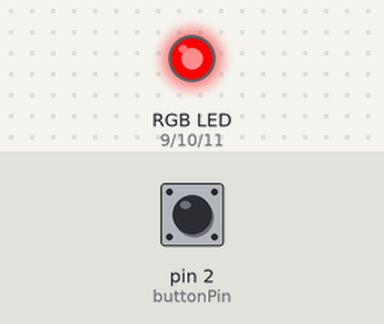
The sketch below on a simulated Arduino Uno, built with avr-gcc and run on an emulated ATmega328P. On the bench: an RGB LED mixed from three pins (HIGH = lit). The inputs (shaded band) are chosen by the test bench; at power-on: pin 2 (buttonPin) LOW.

Above: at 1.2 s.
1.3 s: pin 2 (buttonPin) pulled HIGH for 0.15 s
At 2.4 s:
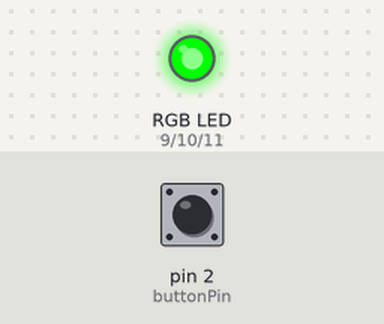
2.9 s: pin 2 (buttonPin) pulled HIGH for 1 s
At 3.6 s:
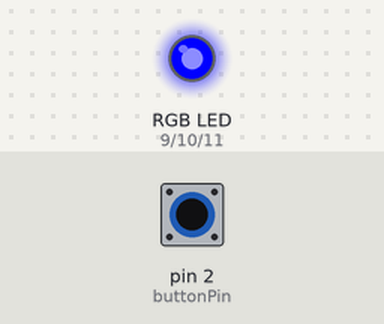
5.4 s: pin 2 (buttonPin) pulled HIGH for 3.2 s
At 6.7 s:
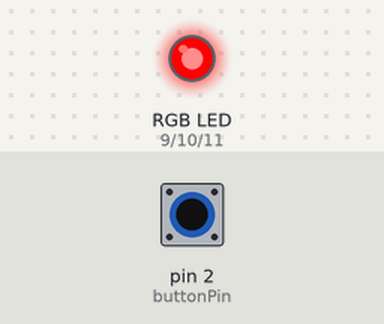
Timing chart, 0 to 8.4 s (numbered marks = the images above; inputs shaded):
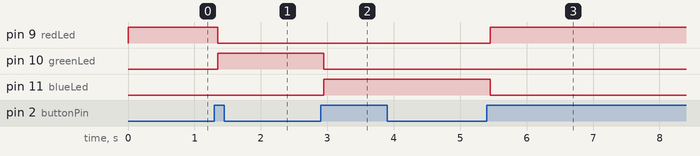

Measured:
- after the input at 1.3 s, pin 9 (redLed): HIGH → LOW after 0.05 s; pin 10 (greenLed): LOW → HIGH after 0.05 s
- after the input at 2.9 s, pin 10 (greenLed): HIGH → LOW after 0.05 s; pin 11 (blueLed): LOW → HIGH after 0.05 s
- after the input at 5.4 s, pin 9 (redLed): LOW → HIGH after 0.05 s; pin 11 (blueLed): HIGH → LOW after 0.05 s

The sketch:

RGB_LED_PushButton.ino
```cpp
// This project will change which LED is illuminated every time the button is toggled

// Constant Values
const int buttonPin = 2;
const int redLed = 9;
const int greenLed = 10;
const int blueLed = 11;


// Changeable variables
int colorState = 0;
int buttonState;
int lastButtonState = LOW;


// the following variables are unsigned longs because the time, measured in
// milliseconds, will quickly become a bigger number than can be stored in an int.
unsigned long lastDebounceTime = 0; // the last time the output pin was toggled
unsigned long debounceDelay = 50; // the debounce time; increase if the output flickers


void setup() {
  // put your setup code here, to run once:
  pinMode(buttonPin, INPUT);
  pinMode(redLed, OUTPUT);
  pinMode(greenLed, OUTPUT);
  pinMode(blueLed, OUTPUT);

}

void loop() {
  // put your main code here, to run repeatedly:
  int reading = digitalRead(buttonPin);


  // If the switch changed, due to noise or pressing:
  if (reading != lastButtonState) {
    // reset the debouncing timer
    lastDebounceTime = millis();
  }

  if ((millis() - lastDebounceTime) > debounceDelay) {
    // whatever the reading is at, it's been there for longer than the debounce
    // delay, so take it as the actual current state:

    // if the button state has changed:
    if (reading != buttonState) {
      buttonState = reading;

      // only toggle the LED if the new button state is HIGH
      if (buttonState == HIGH) {

        if (colorState == 0){
          colorState = 1;
        } else if (colorState == 1){
          colorState = 2;
        } else{
          colorState = 0;
        }
      }

    }
  }

    // Determining which LED will be eluminated based on its colorstate
    if (colorState == 0){
      digitalWrite(redLed, HIGH);
      digitalWrite(blueLed, LOW);
      digitalWrite(greenLed, LOW);
    }
    else if (colorState == 1){
     digitalWrite(redLed, LOW);
     digitalWrite(blueLed, LOW);
     digitalWrite(greenLed, HIGH);
  }else{
     digitalWrite(redLed, LOW);
     digitalWrite(blueLed, HIGH);
     digitalWrite(greenLed, LOW);
  }

  // save the reading. Next time through the loop, it'll be the lastButtonState:
  lastButtonState = reading;

}
```
